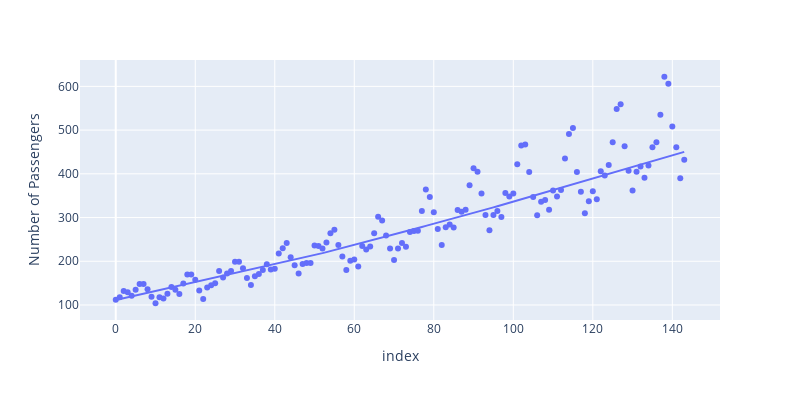

The notebook cell this image was saved under:
### Markdown cell above
We can fit a trend in plotly

### Code cell
px.scatter(df, x=df.index, y='Number of Passengers', trendline="lowess", height = 400, width = 800)

### Figure 1 — Plotly figure (JSON) as saved in the notebook; plotly's stock layout.template omitted (floating-point values rounded to 4 significant figures; data arrays with more than 128 entries replaced by an {"elided": "..."} marker saying what was removed)
{"data": [{"hovertemplate": "index=%{x}<br>Number of Passengers=%{y}<extra></extra>", "legendgroup": "", "marker": {"color": "#636efa", "symbol": "circle"}, "mode": "markers", "name": "", "orientation": "v", "showlegend": false, "type": "scatter", "x": {"elided": "144 int values"}, "xaxis": "x", "y": {"elided": "144 int values"}, "yaxis": "y"}, {"hovertemplate": "<b>LOWESS trendline</b><br><br>index=%{x}<br>Number of Passengers=%{y} <b>(trend)</b><extra></extra>", "legendgroup": "", "marker": {"color": "#636efa", "symbol": "circle"}, "mode": "lines", "name": "", "showlegend": false, "type": "scatter", "x": {"elided": "144 int values"}, "xaxis": "x", "y": {"elided": "144 float values"}, "yaxis": "y"}], "layout": {"height": 400, "legend": {"tracegroupgap": 0}, "margin": {"t": 60}, "width": 800, "xaxis": {"anchor": "y", "domain": [0, 1], "title": {"text": "index"}}, "yaxis": {"anchor": "x", "domain": [0, 1], "title": {"text": "Number of Passengers"}}}}
